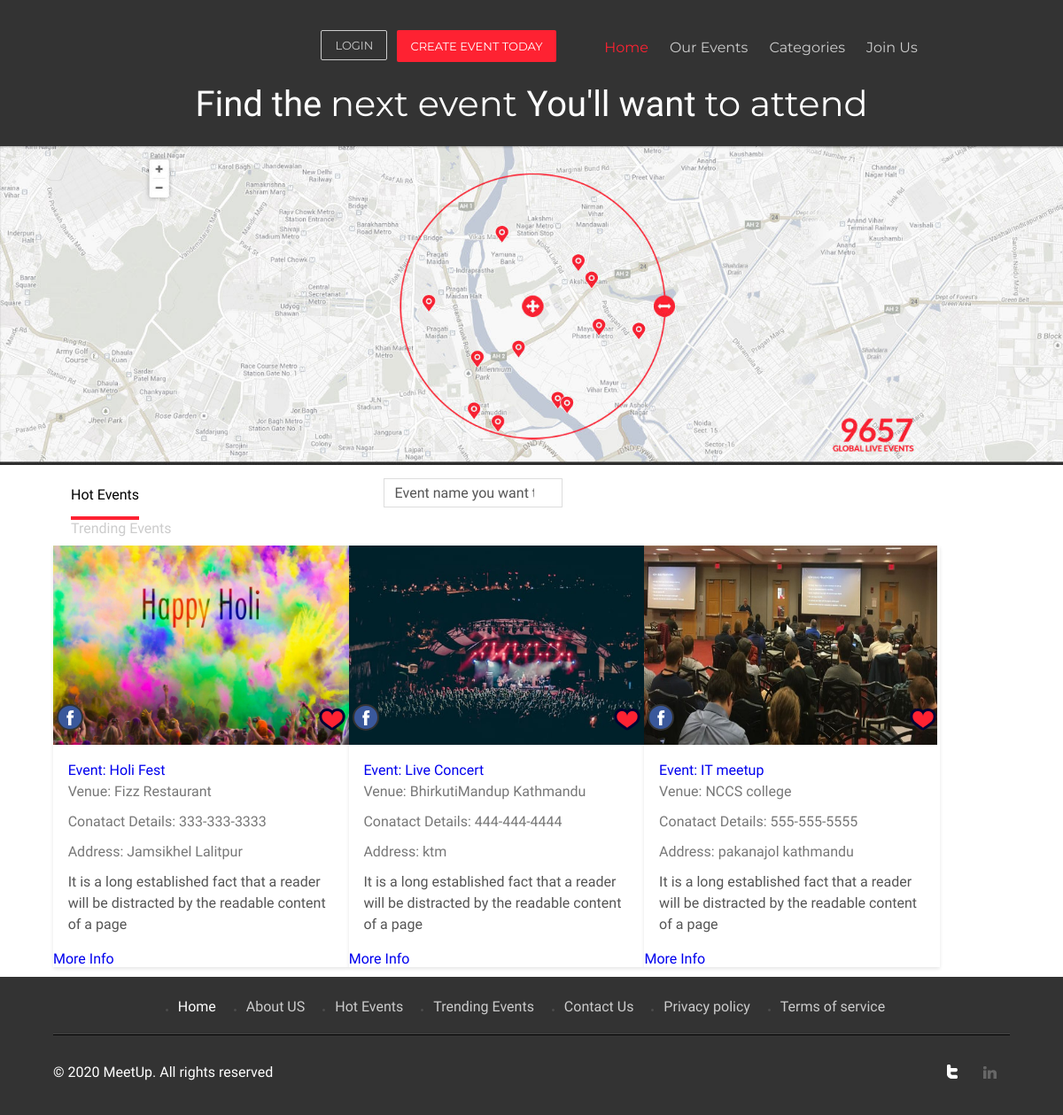
The page / on the database its author committed.
### events/models.py (models this page shows, shortened)
class Event(models.Model):
	title = models.CharField(max_length=200)
	address = models.CharField(max_length=200)
	venue = models.CharField(max_length=200)
	description =models.TextField(blank=True)
	ticketprice = models.TextField()
	phone = models.CharField(max_length=20)
	photo_main = models.ImageField(upload_to='photos/%Y/%m/%d')
	photo_1 = models.ImageField(upload_to='photos/%Y/%m/%d',blank=True)
	photo_2 = models.ImageField(upload_to='photos/%Y/%m/%d',blank=True)
	photo_3 = models.ImageField(upload_to='photos/%Y/%m/%d',blank=True)
	is_published = models.BooleanField(default=True)
	list_date = models.DateTimeField(default=datetime.now, blank=True)

### pages/views.py (the view)
# urls.py: path('',views.index,name='index'),
def index(request):
	events = Event.objects.order_by('-list_date').filter(is_published=True)[:3]
	context = {
	   'events': events
	}
	return render(request,'pages/index.html',context)

### templates/pages/index.html (shortened to what this page needs)
{% extends 'base.html' %}
{% load static %}
{% block content %}
<div class="map">
     	<img src="{% static 'images/map.jpg' %}" alt=""/>
     </div>
    <div class="content-box">
     	<div class="wrap">
     		<ul class="events">
				<li class="active"><a href="{% url 'index' %}">Hot Events</a></li>
				<li><a href="{% url 'events' %}">Trending Events</a></li>
			</ul>
			<div class="content-box-right">
				<div class="textbox">
					<form>
					   <input type="text" value="Event name you want to attend" onfocus="this.value = '';" onblur="if (this.value == '') {this.value = 'Event name you want to attend';}">
				    </form>
				</div>
		   </div>
		</div>
     	</div>
	<div class="main">
     	<div class="wrap">
     		{% if events %}
     			   {% for event in events %}
     			   		<div class="section group">
						 <div class="col_1_of_3 span_1_of_3">
					<img src="{{ event.photo_main.url }}" alt="" width="1000px" height="225px"/>
					<ul class="m_fb">
						<li>
							<span class="m_22"><a href="#"><img src="{% static 'images/fb.png' %}" alt=""/></a></span>
						    <span class="m_23"><a href="#"><img src="{% static 'images/heart.png' %}" alt=""/></a></span>
						</li>
					</ul>
					  <div class="desc">
						<p><span class="venue"><a href="#"> Event: {{ event.title }}</a></span></p>
						<h4 class="m_2">Venue: {{ event.venue }}</h4>
						<h4 class="m_2">Conatact Details: {{ event.phone }}</h4>
						<h5 class="m_3">Address: {{ event.address }}</h5>
						<p>{{ event.description }}</p>
					   </div>
						<a href="{% url 'event' event.id %}" class="backto btn-primary btn-block btn-light">More Info</a>
					   </div>
					   </div>
     			   {% endfor %}
     			{% else %}
     			  <div class="col-md-12">
     			  	<p>No Events Available</p>
     			  </div>
     			{% endif %}
				</div>
			</div>
{% endblock %}

### eventmgmt/static/css/style.css (style rules this page uses)
html,body,div,span,applet,object,iframe,h1,h2,h3,h4,h5,h6,p,blockquote,pre,a,abbr,acronym,address,big,cite,code,del,dfn,em,img,ins,kbd,q,s,samp,small,strike,strong,sub,sup,tt,var,b,u,i,dl,dt,dd,ol,nav ul,nav li,fieldset,form,label,legend,table,caption,tbody,tfoot,thead,tr,th,td,article,aside,canvas,details,embed,figure,figcaption,footer,header,hgroup,menu,nav,output,ruby,section,summary,time,mark,audio,video { margin:0;padding:0;border:0;font-size:100%;font:inherit;vertical-align:baseline; }
ol,ul { list-style:none;margin:0;padding:0; }
a { text-decoration:solid white; }
img { max-width:100%; }
body { font-family: 'Dosis', sans-serif; background:#fff; }
.wrap { width:80%; margin:0 auto; -moz-transition:all .2s linear; -webkit-transition:all .2s linear; -o-transition:all .2s linear; -ms-transition:all .2s linear; }
.content-box { padding: 10px 0 0 0; background:#fff; }
ul.events { float:left; width: 22.5%; margin-top: 10px; }
ul.events li a { color:#ccc; display: block; margin:0 20px; font-size:1em; }
ul.events > li.active a, ul.events > li a:hover { border-bottom: 4px solid #FE2232; padding-bottom: 15px; color:#000; }
ul.events li { display: inline-block; }
.content-box-right { float: right; width:65.5%; margin-top: 1px; }
.textbox { float: left; background: #FFF; -webkit-transition: all 0.3s ease; -moz-transition: all 0.3s ease; -o-transition: all 0.3s ease; transition: all 0.3s ease; padding: 5px 10px; position: relative; cursor: pointer; width: 40.5%; margin-right:1.6%; border: 1px solid #DDD; }
.textbox form input[type="text"] { border: none; outline: none; background: none; font-size:1em; color:#555; font-family: 'Dosis', sans-serif; width: 87%; -webkit-apperance: none; }
.col_1_of_3 { display: block; float:left; margin: 1% 0 1% 3.6%; }
.col_1_of_3:first-child { margin-left: 0; }
.span_1_of_3 { width: 30.9%; box-shadow: 0 2px 4px rgba(0, 0, 0, 0.1); -webkit-box-shadow: 0 2px 4px rgba(0, 0, 0, 0.1); -moz-box-shadow: 0 2px 4px rgba(0, 0, 0, 0.1); -o-box-shadow: 0 2px 4px rgba(0, 0, 0, 0.1); background:#fff; }
.desc { background:#fff; padding:8% 5% 5% 5%; }
ul.m_fb { position:relative; margin-top: -50px; }
span.m_22 { float: left; margin: 0 7% 0 4px; }
span.m_22 img { background: #3A589B; border-radius: 100px; -webkit-border-radius: 100px; -moz-border-radius: 100px; -o-border-radius: 100px; border: 2px solid #333; padding: 3px; }
span.m_23 { float:right; margin:0 3px 0 0; }
.span_1_of_3 p { font-size:1em; color: #555; line-height: 1.5em; }
h4.m_2 { color: #777; font-size:1em; margin-bottom: 10px; line-height: 1.5em; }
h5.m_3 { color:#777; font-size:1em; margin: 10px 0; line-height: 1.5em; }
@media (max-width:1366px) { .wrap { width:90%; } }
@media (max-width:1366px) { .textbox { width: 30.5%; } }
@media (max-width:1280px) { .wrap { width:90%; } }
@media (max-width:1280px) { .textbox { width:25.5%; } }

### rows shown on the page
Event: photo_main (picture), title "Holi Fest", venue "Fizz Restaurant", phone "333-333-3333", address "Jamsikhel Lalitpur", description "It is a long established fact that a reader will be distracted by the readable content of a page"
Event: photo_main (picture), title "Live Concert", venue "BhirkutiMandup Kathmandu", phone "444-444-4444", address "ktm", description "It is a long established fact that a reader will be distracted by the readable content of a page"
Event: photo_main (picture), title "IT meetup", venue "NCCS college", phone "555-555-5555", address "pakanajol kathmandu", description "It is a long established fact that a reader will be distracted by the readable content of a page"
